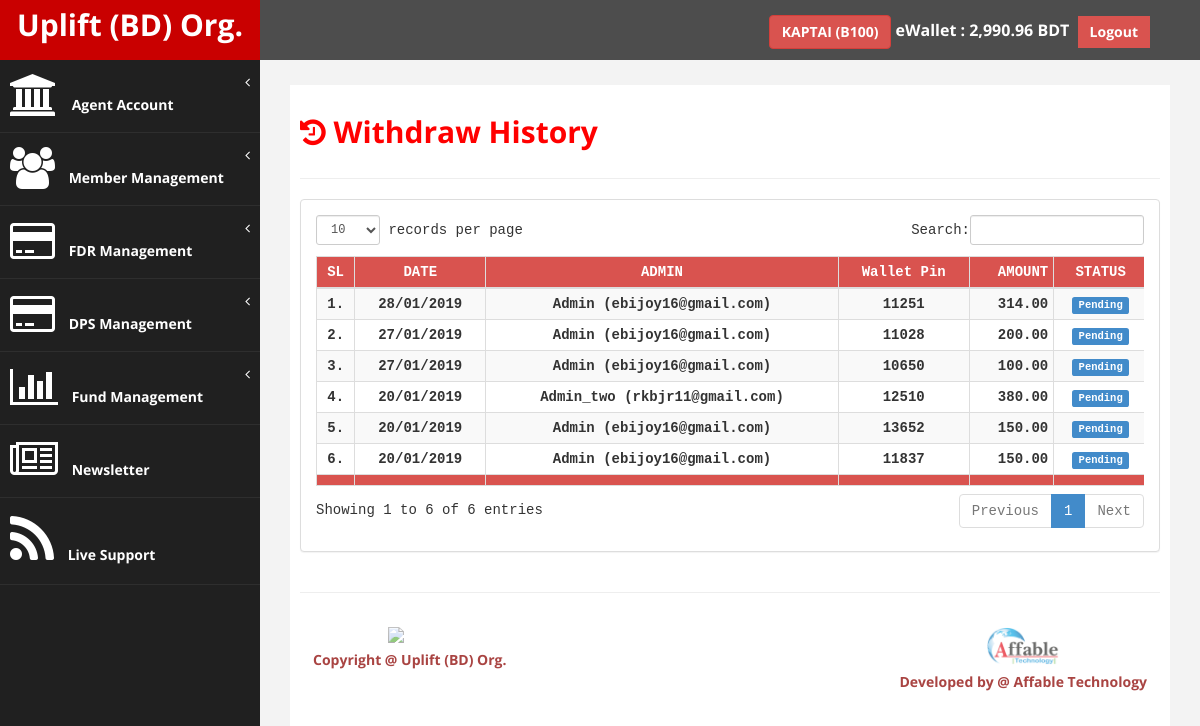
The page /up_agent/withdraw_history.php (signed in) on the database its author committed.
### tables this page shows
CREATE TABLE `tbl_branch_info` (
  `br_id` int(11) NOT NULL,
  `br_code` varchar(100) NOT NULL,
  `br_name` varchar(100) NOT NULL,
  `br_contact` varchar(20) NOT NULL,
  `br_tpin` int(11) NOT NULL DEFAULT '4321',
  `br_password` varchar(255) NOT NULL DEFAULT '123456',
  `br_amount` decimal(13,2) NOT NULL,
  `br_ref_member` int(11) NOT NULL,
  `br_reg_date` date NOT NULL,
  `br_image` blob NOT NULL,
  `br_verify` int(11) NOT NULL,
  `br_status` int(11) NOT NULL,
  `bc_admin` int(11) NOT NULL
);

CREATE TABLE `tbl_agent_withdraw` (
  `awr_id` int(11) NOT NULL,
  `wr_branch_id` int(11) NOT NULL,
  `awr_amount` decimal(10,2) NOT NULL,
  `awr_pin` int(11) NOT NULL,
  `awr_txnId` varchar(255) NOT NULL,
  `awr_date` date NOT NULL,
  `awr_time` time NOT NULL,
  `awr_status` int(11) NOT NULL COMMENT '1=success,2=pending',
  `awr_admin` int(11) NOT NULL
);

### up_agent/includes/common.php (called while the page is built, shortened)
<?php
$WebsiteSiteName="Uplift (BD) Org.";
?>

### up_agent/includes/fn_users.php (called while the page is built, shortened)
<?php
function get_branch_info_by_id($br_id){
    $var = array();
    global $connection;
    $results = mysqli_query($connection,"SELECT * FROM tbl_branch_info WHERE br_id ='".$br_id."'");
    if($results){
        $var = mysqli_fetch_array($results);
    }
    return $var;
}
function get_admin_info_by_id($br_id){
    $var = array();
    global $connection;
    $results = mysqli_query($connection,"SELECT * FROM tbl_admin_info WHERE a_id ='".$br_id."'");
    if($results){
        $var = mysqli_fetch_array($results);
    }
    return $var;
}
function get_all_branch_withdraw($branch_id){
    $var = array();
    global $connection;
    $results = mysqli_query($connection,"SELECT * FROM tbl_agent_withdraw WHERE wr_branch_id='".$branch_id."' ORDER BY awr_id DESC");
    if($results){
        while($row = mysqli_fetch_array($results)){
            $var[] = $row;
        }
    }else{
        echo mysqli_error();
    }
    return $var;
}
?>

### up_agent/withdraw_history.php (the view, shortened to what this page needs)
<?php
if(!isset($_SESSION['se_branch'])){
header("Location: login.php");
}else{
include './includes/functions.php';
$branch_id = $_SESSION['se_branch']['br_id'];
$branch_info = get_branch_info_by_id($branch_id);
$withdraw_history = get_all_branch_withdraw($branch_id);
?>
<!DOCTYPE html>
<html xmlns="http://www.w3.org/1999/xhtml">
<head>
    <link href="assets/css/bootstrap.css" rel="stylesheet" />
    <link href="assets/css/font-awesome.css" rel="stylesheet" />
    <link href="assets/css/custom.css" rel="stylesheet" />
    <link href="assets/js/dataTables/dataTables.bootstrap.css" rel="stylesheet" />
</head>
<body>
    <div id="wrapper">
        <?php include './navtop.php'; ?>
        <?php include './navside.php'; ?>
        <div id="page-wrapper" >
            <div id="page-inner">
                <div class="row">
                    <div class="col-md-12">
                        <h2><b><i class="fa fa-history"></i> Withdraw History</b></h2>
                    </div>
                </div>
                 <hr/>
            <div class="row">
                <div class="col-md-12">
                    <div class="panel panel-default btn-default" style="font-family: monospace;">
                        <div class="panel-body">
                            <div class="table-responsive">
                                <table class="table table-striped table-bordered table-condensed table-hover text-center" id="dataTables-example">
                                    <thead>
                                        <tr class="btn-danger text-center">
                                            <td><b>SL</b></td>
                                            <td><b>DATE</b></td>
                                            <td><b>ADMIN</b></td>
                                            <td><b>Wallet Pin</b></td>
                                            <td class="text-right"><b>AMOUNT</b></td>
                                            <td><b>STATUS</b></td>
                                        </tr>
                                    </thead>
                                    <tbody>
                                        <?php
                                        $i=1;
                                        foreach ($withdraw_history as $withdraw){
                                            $admin_info= get_admin_info_by_id($withdraw['awr_admin']);
                                        ?>
                                        <tr>
                                            <td><b><?php echo $i; ?>.</b></td>
                                            <td><b><?php echo date('d/m/Y',strtotime($withdraw['awr_date'])); ?></b></td>
                                            <td><b><?php echo $admin_info['a_name'].' ('.$admin_info['a_email'].')'; ?></b></td>
                                        <td><b><?php echo $withdraw['awr_pin']; ?></b></td>
                                            <td class="text-right"><b><?php echo number_format($withdraw['awr_amount'],2); ?></b></td>
                                            <td><?php if($withdraw['awr_status']==2){ echo '<span class="label label-primary">Pending</span>';} else if($withdraw['awr_status']==1){ echo '<span class="label label-success">Success</span>';} else{ echo '<span class="label label-danger">Canceled</span>'; } ?></td>
                                        </tr>
                                        <?php $i++; } ?>
                                    </tbody>
                                    <tfoot>
                                        <tr class="btn-danger text-center">
                                            <td></td>
                                            <td></td>
                                            <td></td>
                                            <td></td>
                                            <td></td>
                                            <td></td>
                                        </tr>
                                    </tfoot>
                                </table>
                            </div>
                        </div>
                    </div>
                </div>
            </div>
                <hr />
        <?php include './footer.php'; ?>
        </div>
    </div>
            </div>
</body>
</html>
<?php } ?>

### up_agent/navtop.php (shortened to what this page needs)
<nav class="navbar navbar-default navbar-cls-top " role="navigation" style="margin-bottom: 0">
    <div class="navbar-header">
        <a class="navbar-brand" href="cpanel.php"><?php echo '<b>'.$WebsiteSiteName.'</b>'; ?></a>
    </div>
    <div style="color: white;padding: 15px 50px 5px 50px;float: right;font-size: 16px;">
        <b>
            <a href="profile.php" class="btn btn-danger"><b><?php echo $branch_info['br_name'].' ('.$branch_info['br_code'].')'; ?></b></a>
            eWallet :
            <?php
            $u_balance=$branch_info['br_amount'];
            echo number_format($u_balance,2); ?> BDT</b>&nbsp;
            <a href="logout.php" class="btn btn-danger square-btn-adjust"><b>Logout</b></a>
    </div>
</nav>

### up_agent/assets/css/custom.css (style rules this page uses)
body { font-family: 'Open Sans', sans-serif; }
#wrapper { width: 100%; background:#202020; }
#page-wrapper { padding: 15px 15px; min-height: 600px; background:#F3F3F3; }
#page-inner { width:100%; margin:10px 20px 10px 0px; background-color:#fff!important; padding:10px; min-height:1200px; }
.text-center { text-align:center; }
h2 { color: #f00; }
.square-btn-adjust { border: 0px solid transparent; -webkit-border-radius: 0px; -moz-border-radius: 0px; border-radius: 0px; }
.navbar-cls-top .navbar-brand { color: #fff; background: #C90000; width: 260px; text-align: center; height: 60px; font-size: 30px; font-weight: 700; }
.navbar-cls-top { background:#4D4D4D; border-bottom:none; }
.navbar-default { border:0px solid black; }
.navbar-header { background: #A70303; }
@media (min-width:768px) { #page-wrapper { margin: 0 0 0 260px; padding: 15px 30px; min-height: 1200px; } }
@media (min-width:768px) { .navbar { border-radius: 0px; } }

### rows shown on the page
tbl_branch_info: br_name "KAPTAI", br_code "B100", br_amount "2,990.96"
tbl_agent_withdraw: awr_date "28/01/2019", tbl_admin_info.a_name "Admin", tbl_admin_info.a_email "ebijoy16@gmail.com", awr_pin "11251", awr_amount "314.00", awr_status "Pending"
tbl_agent_withdraw: awr_date "27/01/2019", tbl_admin_info.a_name "Admin", tbl_admin_info.a_email "ebijoy16@gmail.com", awr_pin "11028", awr_amount "200.00", awr_status "Pending"
tbl_agent_withdraw: awr_date "27/01/2019", tbl_admin_info.a_name "Admin", tbl_admin_info.a_email "ebijoy16@gmail.com", awr_pin "10650", awr_amount "100.00", awr_status "Pending"
tbl_agent_withdraw: awr_date "20/01/2019", tbl_admin_info.a_name "Admin_two", tbl_admin_info.a_email "rkbjr11@gmail.com", awr_pin "12510", awr_amount "380.00", awr_status "Pending"
tbl_agent_withdraw: awr_date "20/01/2019", tbl_admin_info.a_name "Admin", tbl_admin_info.a_email "ebijoy16@gmail.com", awr_pin "13652", awr_amount "150.00", awr_status "Pending"
tbl_agent_withdraw: awr_date "20/01/2019", tbl_admin_info.a_name "Admin", tbl_admin_info.a_email "ebijoy16@gmail.com", awr_pin "11837", awr_amount "150.00", awr_status "Pending"

### other values the page prints
$WebsiteSiteName "Uplift (BD) Org."
$developer "Affable Technology"
